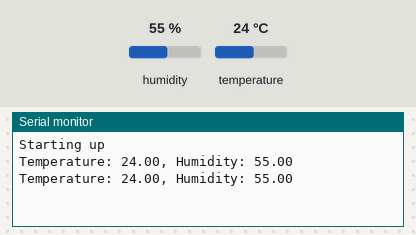
The sketch below on a simulated Arduino Uno, built with avr-gcc and run on an emulated ATmega328P. Parts: the last lines printed to the serial monitor. The inputs (shaded band) are chosen by the test bench; at power-on: humidity 55 %, temperature 24 °C.

Above: at 4.8 s.
4.9 s: humidity set to 22 %
At 9.5 s:
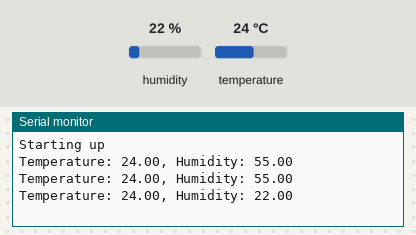
9.9 s: temperature set to 12 °C
At 12.9 s:
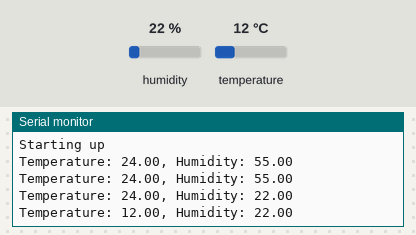
14.9 s: humidity set to 40 %
At 17.4 s:
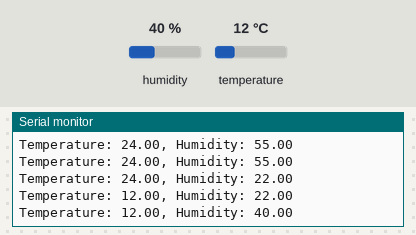
Timing chart, 0 to 18.9 s (numbered marks = the images above; inputs shaded):
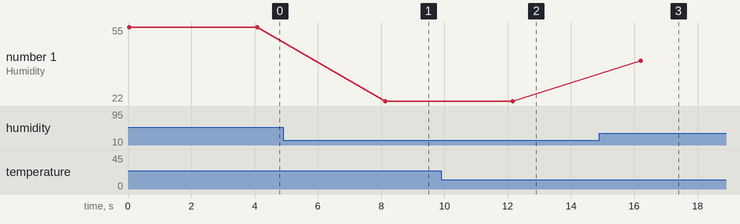

Measured:
- after the input at 4.9 s, the serial monitor: prints a new line after 3.2 s (image 1)
- after the input at 9.9 s, the serial monitor: prints a new line after 2.3 s (image 2)
- after the input at 14.9 s, the serial monitor: prints a new line after 1.3 s (image 3)
- plotted number 1: 55 → 22 after the input at 4.9 s, 22 → 40 after the input at 14.9 s

The sketch:

pw_hygrometer.ino
```cpp
#include <SHT1x.h>

#define dataPin A2
#define sckPin A3 //serial clock

// We are using the SHT10
// Humid accuracy +/- 5%
// Steady accuracy between 10-80
// example at 10/90 +/- 6%, 0/100 +/- 7.5%

// Temp accuracy +/- .5 degrees celcius
// Temp error increases more as we get farther from 25 celc.
// example: @ 0/50 degrees, +/- 1.2 degrees

SHT1x th_sensor(dataPin, sckPin);

void setup()
{
  Serial.begin(9600);
  Serial.println("Starting up");
}

void loop()
{
  float temp_c;
  float humid;

  // Read values from the sensor
  humid = th_sensor.readHumidity();
  // Since the humidity reading requires the temperature we simply
  // retrieve the reading capture from the readHumidity() call. See the lib.
  temp_c = th_sensor.readTemperatureC();

  // Print data
  Serial.print("Temperature: ");
  Serial.print(temp_c);
  Serial.print(", Humidity: ");
  Serial.println(humid);

  delay(4000);
}
```
